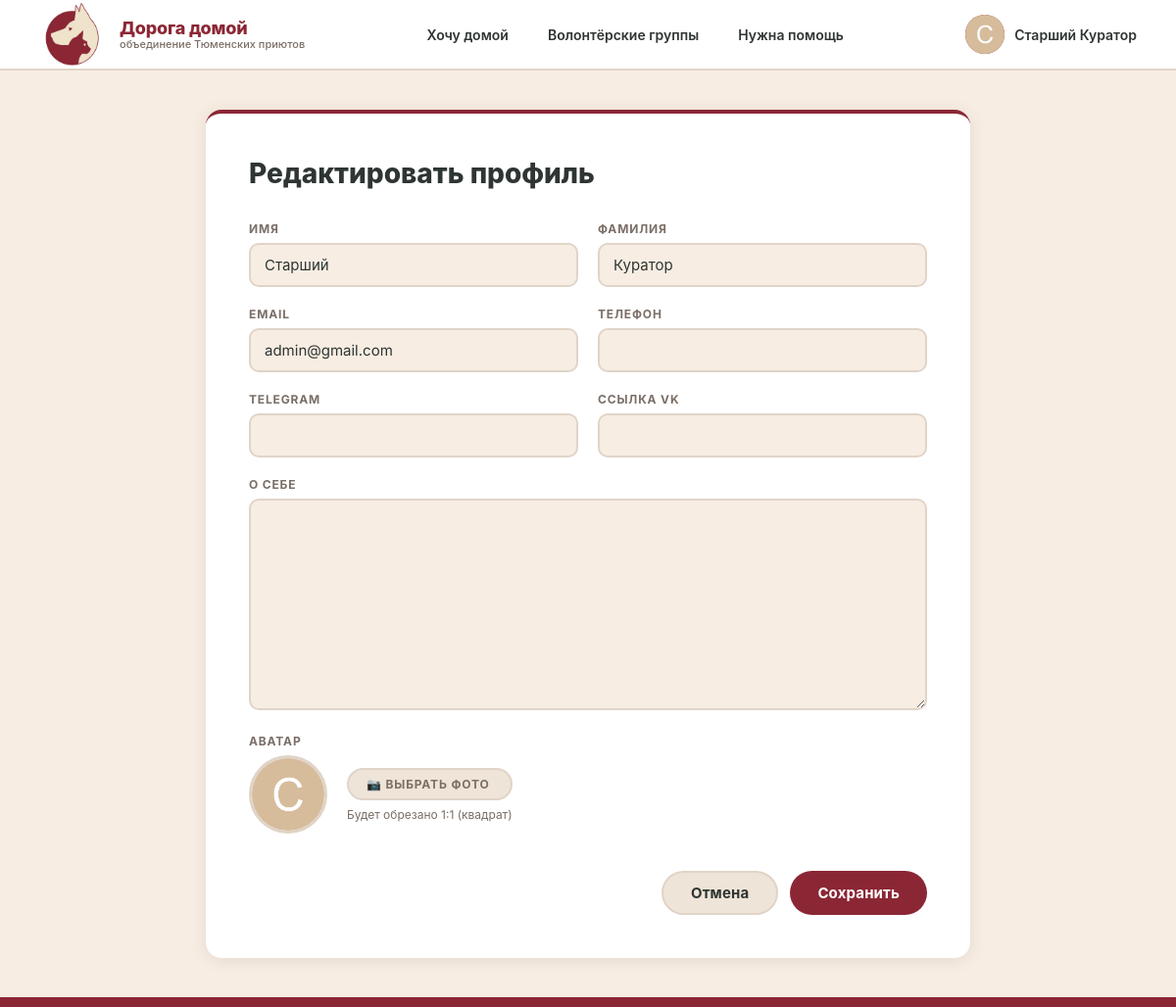
/users/edit-profile/ (signed in), run on the app's committed database.
### users/models.py (models this page shows, shortened)
class User(AbstractUser):
    username = models.CharField(
        max_length=150,
        unique=True
    )
    ROLE_CHOICES = [
        ("user", "Население"),
        ("shelter", "Приют"),
    ]
    email = models.EmailField(
        verbose_name="Email",
        blank=True,
        null=True,
    )
    name = models.CharField(
        max_length=UserFieldLength.NAME,
        verbose_name="Имя",
    )
    surname = models.CharField(
        max_length=UserFieldLength.SURNAME,
        verbose_name="Фамилия",
    )
    avatar = models.ImageField(
        upload_to="avatars/",
        verbose_name="Аватарка",
        blank=True,
        null=True,
    )
    role = models.CharField(
        max_length=20,
        choices=ROLE_CHOICES,
        default="user"
    )
    phone = models.CharField(
        unique=True,
        max_length=UserFieldLength.PHONE,
        verbose_name="Телефон",
        blank=True,
        null=True,
    )
    vk = models.URLField(
        blank=True,
        verbose_name="Ссылка VK",
    )
    telegram = models.CharField(
        max_length=33,
        blank=True,
        verbose_name="Telegram",
    )
    about = models.TextField(
        blank=True,
        null=True,
        verbose_name="О себе",
    )
    favorites = models.ManyToManyField(
        "animals.Animal",
        related_name="interested_users",
        blank=True,
        verbose_name="Избранные животные",
    )
    USERNAME_FIELD = "username"
    REQUIRED_FIELDS = ["email", "name", "surname"]
    objects = UserManager()
    class Meta:
        verbose_name = "Пользователь"
        verbose_name_plural = "Пользователи"
        ordering = ["-date_joined"]

### users/views.py (the view, shortened to what this page needs)
# urls.py: path("edit-profile/", UserEditProfileView.as_view(), name="edit_profile"),
class UserEditProfileView(LoginRequiredMixin, UpdateView):
    model = User
    form_class = UserEditForm
    template_name = "users/edit_profile.html"
    def get_object(self, queryset=None):
        return self.request.user

### users/forms.py (shortened to what this page needs)
class UserEditForm(forms.ModelForm):
    avatar = forms.ImageField(required=False, widget=forms.FileInput)
    class Meta:
        model = User
        fields = ["name", "surname", "phone", "email", "vk", "telegram", "about", "avatar"]

### users/templates/users/edit_profile.html (shortened to what this page needs)
{% extends "base.html" %}
{% load static %}
{% block extra_css %}
<link rel="stylesheet"
      href="https://cdnjs.cloudflare.com/ajax/libs/cropperjs/1.6.2/cropper.min.css" />
{% endblock %}
{% block content %}
<div class="page page--narrow">
  <div class="form-card">
    <h1>Редактировать профиль</h1>
    <form method="post" enctype="multipart/form-data" novalidate>
      <div class="form-grid">
        <div class="form-group"><label>{{ form.name.label }}</label>{{ form.name }}{% if form.name.errors %}<ul class="errorlist">{% for e in form.name.errors %}<li>{{ e }}</li>{% endfor %}</ul>{% endif %}</div>
        <div class="form-group"><label>{{ form.surname.label }}</label>{{ form.surname }}{% if form.surname.errors %}<ul class="errorlist">{% for e in form.surname.errors %}<li>{{ e }}</li>{% endfor %}</ul>{% endif %}</div>
        <div class="form-group"><label>{{ form.email.label }}</label>{{ form.email }}{% if form.email.errors %}<ul class="errorlist">{% for e in form.email.errors %}<li>{{ e }}</li>{% endfor %}</ul>{% endif %}</div>
        <div class="form-group"><label>{{ form.phone.label }}</label>{{ form.phone }}{% if form.phone.errors %}<ul class="errorlist">{% for e in form.phone.errors %}<li>{{ e }}</li>{% endfor %}</ul>{% endif %}</div>
        <div class="form-group"><label>{{ form.telegram.label }}</label>{{ form.telegram }}{% if form.telegram.errors %}<ul class="errorlist">{% for e in form.telegram.errors %}<li>{{ e }}</li>{% endfor %}</ul>{% endif %}</div>
        <div class="form-group"><label>{{ form.vk.label }}</label>{{ form.vk }}{% if form.vk.errors %}<ul class="errorlist">{% for e in form.vk.errors %}<li>{{ e }}</li>{% endfor %}</ul>{% endif %}</div>
        <div class="form-group form-group--full">
          <label>{{ form.about.label }}</label>{{ form.about }}
        </div>
        <div class="form-group form-group--full">
          <label>Аватар</label>
          <div style="display:flex;align-items:center;gap:20px;flex-wrap:wrap;margin-bottom:10px;">
            {% if request.user.avatar %}
              <img id="avatar-preview" src="{{ request.user.avatar.url }}"
                   style="width:80px;height:80px;border-radius:50%;
                          object-fit:cover;border:3px solid var(--border);" />
            {% else %}
              <img id="avatar-preview" src=""
                   style="width:80px;height:80px;border-radius:50%;
                          object-fit:cover;border:3px solid var(--border);display:none;" />
            {% endif %}
            <div>
              <label for="avatar-input" class="btn btn-ghost btn-sm" style="cursor:pointer;">
                📷 Выбрать фото
              </label>
              <div style="font-size:12px;color:var(--muted);margin-top:6px;">
                Будет обрезано 1:1 (квадрат)
              </div>
            </div>
          </div>
        </div>
      </div>
      <div class="form-actions">
        <a href="{% url 'users:user_detail' request.user.id %}" class="btn btn-ghost">Отмена</a>
        <button type="submit" class="btn btn-red">Сохранить</button>
      </div>
    </form>
  </div>
</div>
{% endblock %}

### templates/base.html (shortened to what this page needs)
{% load static %}
<!DOCTYPE html>
<html lang="ru">
<head>
  <link rel="stylesheet" href="{% static 'css/style.css' %}" />
  {% block extra_css %}{% endblock %}
</head>
<body style="display:flex; flex-direction:column; min-height:100vh;">
<header class="header">
  <div class="header__inner">
    <a href="{% url 'home' %}" class="header__logo">
      <div class="header__logo-icon">
        <img src="{% static 'img/logo.jpg' %}">
      </div>
      <div class="header__logo-text">
        <div class="header__logo-title">
          Дорога домой
        </div>
        <div class="header__logo-sub">
          объединение Тюменских приютов
        </div>
      </div>
    </a>
    <nav class="header__nav">
      <a href="{% url 'animals:animal_list' %}" class="{% block nav_home %}{% endblock %}">Хочу домой</a>
      <a href="{% url 'users:group_list' %}" class="{% block nav_groups %}{% endblock %}">Волонтёрские группы</a>
      <a href="{% url 'events:event_list' %}" class="{% block nav_events %}{% endblock %}">Нужна помощь</a>
    </nav>
    <div class="header__user">
      {% if user.is_authenticated %}
        <a href="{% url 'users:user_detail' user.id %}" style="display:flex;align-items:center;gap:10px;">
          {% if user.avatar %}
            <img class="avatar-circle" src="{{ user.avatar.url }}" alt="{{ user.username }}" style="width:40px;height:40px;" />
          {% else %}
            <div class="avatar-circle" style="width:40px;height:40px;font-size:15px;">{{ user.name|first|upper }}</div>
          {% endif %}
          <span class="header__user-name">
            {% if user.name and user.surname %}{{ user.name }} {{ user.surname }}{% else %}{{ user.username }}{% endif %}
          </span>
        </a>
      {% else %}
        <div class="header__auth">
          <a href="{% url 'users:login' %}" class="ghost">Войти</a>
          <a href="{% url 'users:register' %}" class="cta">Регистрация</a>
        </div>
      {% endif %}
    </div>
  </div>
</header>
<main style="flex:1;">{% block content %}{% endblock %}</main>
<footer style="background:var(--red); height:10px; width:100%; flex-shrink:0;"></footer>
</body>
</html>

### static/css/style.css (style rules this page uses)
*, *::before, *::after { box-sizing: border-box; margin: 0; padding: 0; }
:root { --red: #8b2635; --red-dark:#6e1e29; --red-light:#b83347; --dark: #2e3532; --dark2: #1e2420; --cream: #f7ede2; --cream2: #efe4d8; --white: #ffffff; --muted: #7a6e66; --border: #e0d4c8; --shadow: 0 2px 16px rgba(46,53,50,.10); --shadow-h:0 6px 28px rgba(46,53,50,.18); --r: 16px; --r-sm: 10px; --r-pill: 50px; }
html { font-size: 16px; scroll-behavior: smooth; }
body { font-family: 'Inter', -apple-system, BlinkMacSystemFont, sans-serif; background: var(--cream); color: var(--dark); min-height: 100vh; }
a { text-decoration: none; color: inherit; }
img { max-width: 100%; display: block; }
input, textarea, select, button { font-family: inherit; }
.header { position: sticky; top: 0; z-index: 100; background: var(--white); border-bottom: 2px solid var(--border); height: 72px; display: flex; align-items: center; padding: 0 40px; }
.header__inner { width: 100%; max-width: 1400px; margin: 0 auto; display: flex; align-items: center; justify-content: space-between; gap: 24px; }
.header__logo { display: flex; align-items: center; gap: 12px; flex-shrink: 0; }
.header__logo-icon { width: 70px; height: 70px; background: var(--red); border-radius: 50%; display: flex; align-items: center; justify-content: center; overflow: hidden; flex-shrink: 0; }
.header__logo-icon { width: 70px; height: 70px; border-radius: 50%; overflow: hidden; display: flex; align-items: center; justify-content: center; background: transparent; flex-shrink: 0; }
.header__logo-icon img { width: 100%; height: 100%; object-fit: cover; display: block; }
.header__logo-text { line-height: 1.2; }
.header__logo-title { font-size: 18px; font-weight: 800; color: var(--red); letter-spacing: -.01em; }
.header__logo-sub { font-size: 11px; color: var(--muted); font-weight: 500; }
.header__nav { display: flex; align-items: center; gap: 4px; }
.header__nav a { padding: 8px 18px; font-size: 14px; font-weight: 600; color: var(--dark); border-radius: var(--r-pill); transition: background .15s, color .15s; white-space: nowrap; position: relative; }
.header__nav a::after { content: ''; position: absolute; bottom: 4px; left: 18px; right: 18px; height: 2px; background: var(--red); transform: scaleX(0); transition: transform .2s; }
.header__user { display: flex; align-items: center; gap: 10px; flex-shrink: 0; }
.avatar-circle { width: 40px; height: 40px; border-radius: 50%; object-fit: cover; background: var(--red); color: var(--white); display: flex; align-items: center; justify-content: center; font-weight: 700; font-size: 15px; flex-shrink: 0; }
.header__user-name { font-size: 14px; font-weight: 600; }
.page { max-width: 1400px; margin: 0 auto; padding: 40px 40px; }
.page--narrow { max-width: 860px; }
.btn { display: inline-flex; align-items: center; justify-content: center; gap: 7px; padding: 11px 28px; border-radius: var(--r-pill); font-size: 15px; font-weight: 700; cursor: pointer; border: none; transition: background .15s, transform .1s, box-shadow .15s; letter-spacing: .01em; }
.btn-red { background: var(--red); color: var(--white); }
.btn-ghost { background: var(--cream2); color: var(--dark); border: 2px solid var(--border); }
.btn-sm { padding: 7px 18px; font-size: 13px; }
.header__logo-icon img { width: 100%; height: 100%; object-fit: cover; }
.form-card { background: var(--white); border-radius: var(--r); padding: 44px; box-shadow: var(--shadow); border-top: 4px solid var(--red); }
.form-card h1 { font-size: 28px; font-weight: 800; margin-bottom: 32px; color: var(--dark); }
.form-grid { display: grid; grid-template-columns: 1fr 1fr; gap: 20px; }
.form-group { margin-bottom: 0; }
.form-group--full { grid-column: 1 / -1; }
.form-group label { display: block; font-size: 12px; font-weight: 700; text-transform: uppercase; letter-spacing: .07em; color: var(--muted); margin-bottom: 7px; }
.form-group input, .form-group select, .form-group textarea { width: 100%; padding: 11px 14px; border: 2px solid var(--border); border-radius: var(--r-sm); font-size: 15px; background: var(--cream); color: var(--dark); outline: none; transition: border-color .15s; }
.form-group textarea { resize: vertical; }
.form-actions { margin-top: 28px; display: flex; gap: 12px; justify-content: flex-end; }

### data on the page
User: avatar (picture), name "Старший", surname "Куратор", email "admin@gmail.com", user.avatar (picture)
